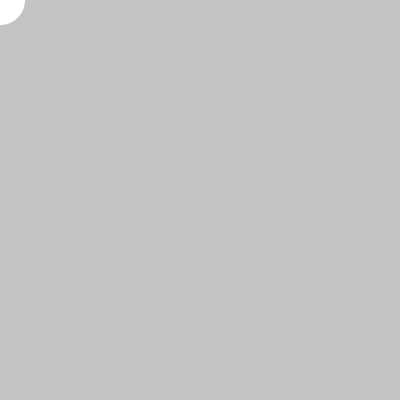
Frame 1 (no input)
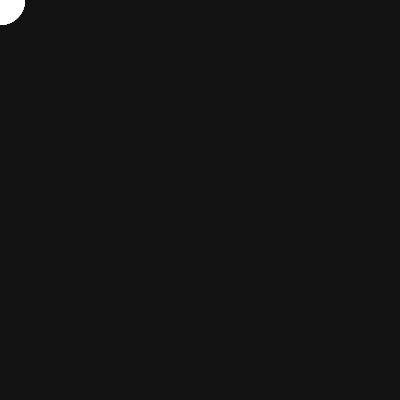
Frame 60 (the mouse pressed at the canvas centre just before this capture)
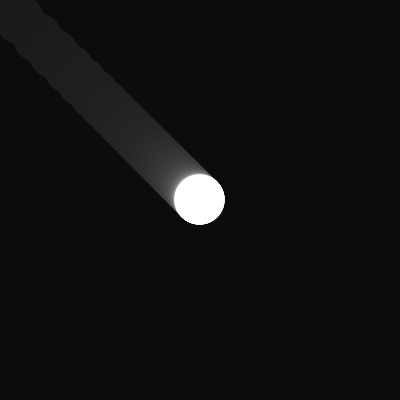
Frame 120 (the mouse held since frame 60 and released just before this capture)

The Processing sketch that drew these frames (run headless with seeded random() and noise(); from frame 60 on, the mouse is pressed at the canvas centre):

// Processing sketch: processing_154103
// ── processing_154103.pde

//Task 2A
// Jim Roberts
// Copyright July 2014 Pittsburgh, PA 15221

// Easing

float x, y, wd, ht, xDif, yDif, easingCoefficient;

void setup( )
{
   size( 400, 400 );
   wd = 50;
   ht = 50;
   easingCoefficient = .1;
   noStroke( );
}

void draw( )
{
   fill( 0, 10  );
   rect(0, 0, width, height );
   
   
   
   
   
   
   
   
   
   
   
   
   
   
   
   xDif = mouseX - x;
   yDif = mouseY - y;
   
   x = x + (easingCoefficient * xDif );
   y = y + (easingCoefficient * yDif );
   
   
   
   
   
   
   
   
   
   
   
   
   
   
   
   
   
   
   
   
   
   fill( 255 );
   //ellipse( x, y, x-y, y-x );
   ellipse( x, y, wd, ht );
}
